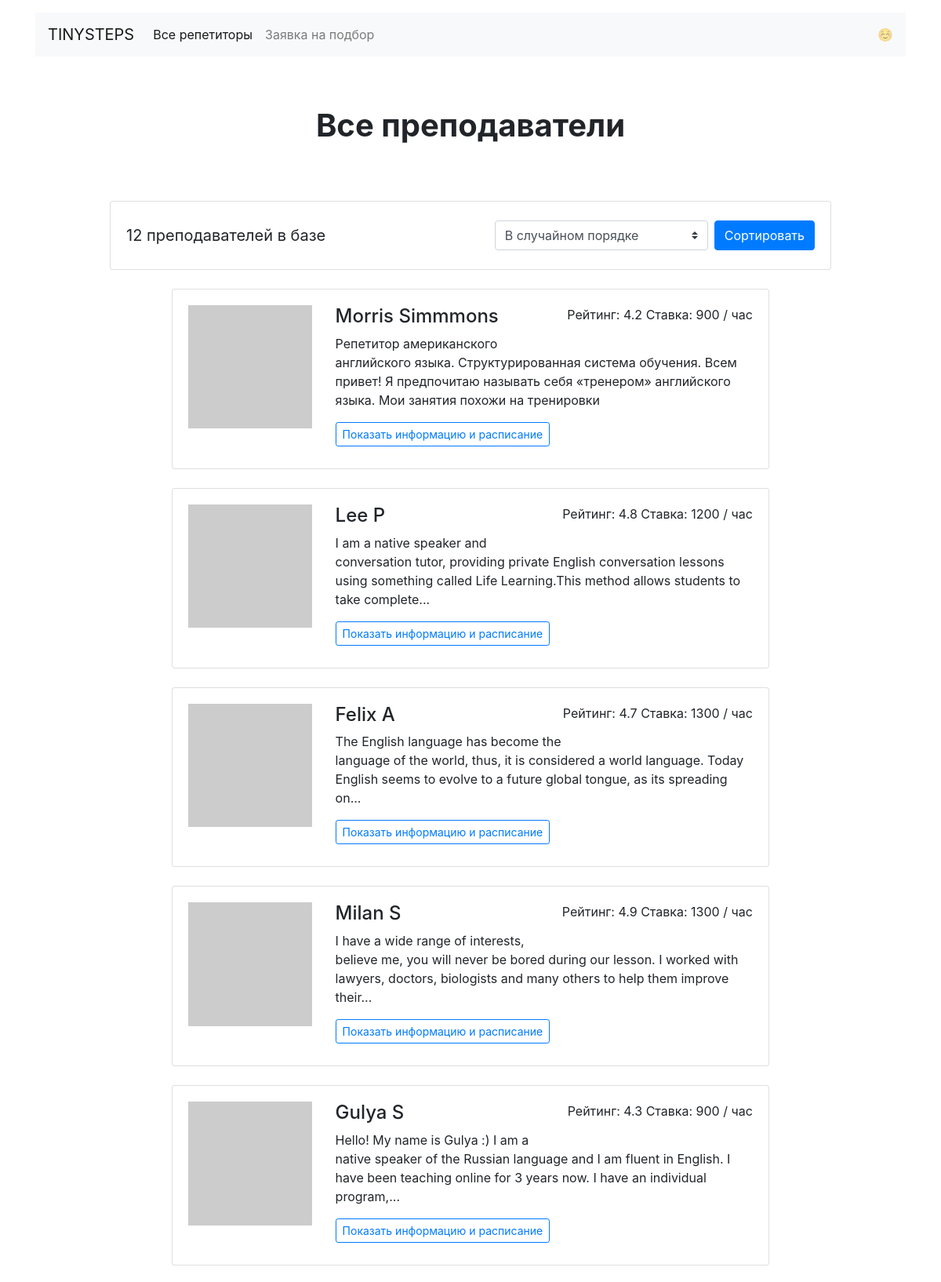
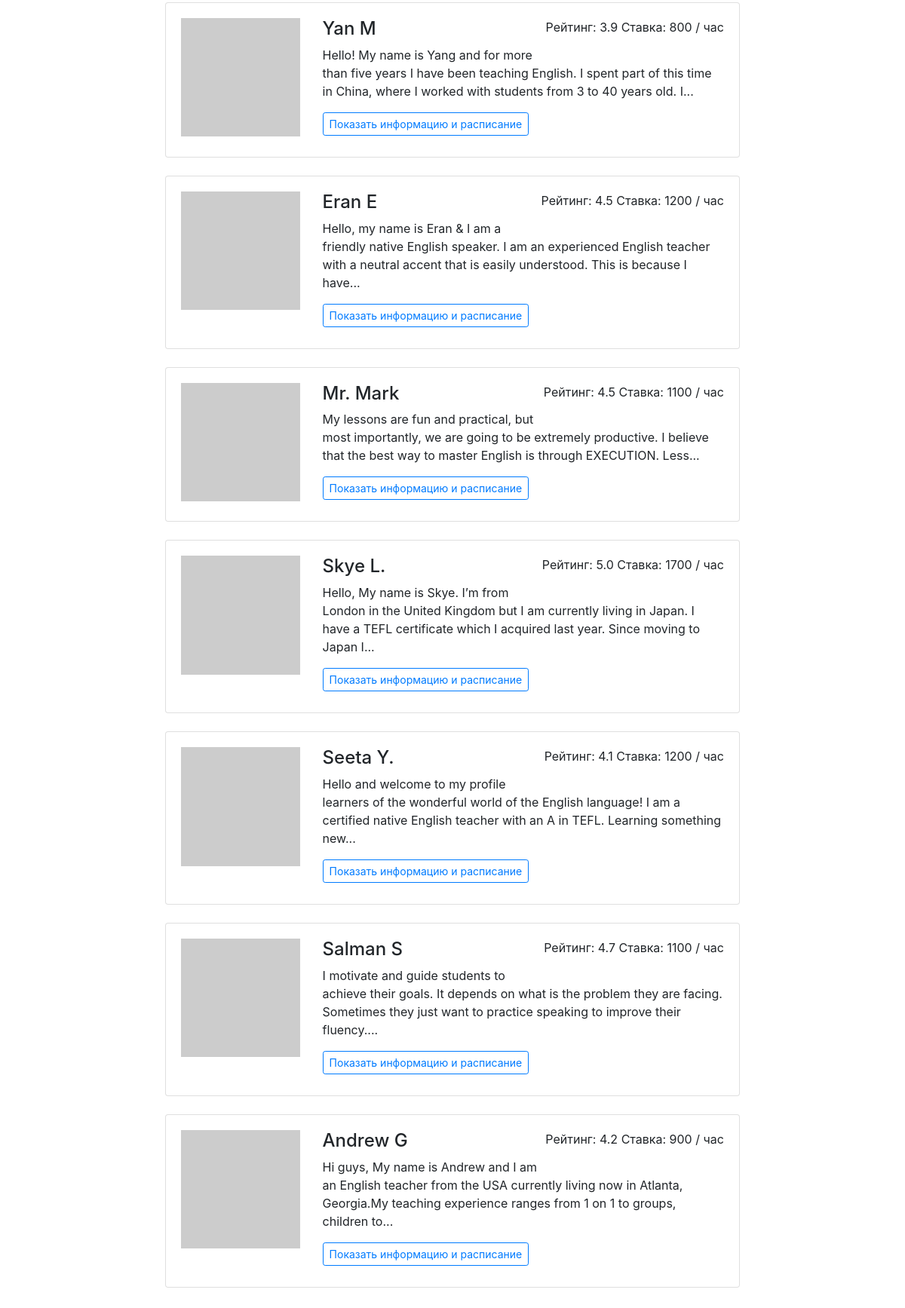
Page /all/ on the committed database (2 pictures, top to bottom).
### app.py (models this page shows)
class Teacher(db.Model):
    __tablename__ = 'teachers'
    id = db.Column(db.Integer, primary_key=True)
    name = db.Column(db.String(100))
    about = db.Column(db.Text)
    rating = db.Column(db.Float)
    picture = db.Column(db.String(100))
    price = db.Column(db.Integer)
    free = db.Column(db.UnicodeText)
    booking = db.relationship("Booking", back_populates = 'teacher')
    goals = db.relationship("Goal", secondary=teachers_goals_association, back_populates="teachers")

### app.py (the view)
@app.route('/all/', methods=['GET', 'POST'])
@csrf.exempt
def all():
    goals = Goal.query.all()
    teachers = Teacher.query.all()
    form = SortForm()
    if request.method == "POST":
        return render_template('all.html', goals=goals, teachers=teachers, form=form,
                               sorting=request.form["sort_order"])
    else:
        return render_template('all.html', goals=goals, teachers=teachers, form=form, sorting="randomly")

### app.py
class SortForm(FlaskForm):
    sort_order = SelectField(choices=[("randomly", "В случайном порядке"), ("best", "Сначала лучшие по рейтингу"),
                                      ("expensive", "Сначала дорогие"), ("cheap", "Сначала недорогие")])
    submit = SubmitField("Сортировать")

### templates/all.html
{% extends 'base.html' %}
{% block container %}
    <h1 class="h1 text-center w-50 mx-auto mt-1 py-5 mb-4"><strong>Все преподаватели</strong></h1>
      <div class="row">
      <div class="col-12 col-lg-10 offset-lg-1 m-auto">
        <div class="card mb-4">
          <div class="card-body align-right">
            <p class="lead float-left d-inline-block mt-2 mb-0"><strong>{{ teachers|length }} преподавателей в базе</strong></p>
            <form class="float-right d-inline-block" method="POST">
              <div class="form-inline">
                {{ form.sort_order(class="custom-select my-1 mr-2",id="inlineFormCustomSelectPref") }}
                {{ form.submit(class="btn btn-primary my-1") }}
              </div>
            </form>
          </div>
        </div>
          {% if sorting == "randomly" %}
            {% set sorted_teachers = teachers %}
        {% elif sorting == "best" %}
            {% set sorted_teachers = teachers|sort(attribute='rating', reverse=True) %}
        {% elif sorting == "expensive" %}
            {% set sorted_teachers = teachers|sort(attribute='price', reverse=True) %}
        {% elif sorting == "cheap" %}
            {% set sorted_teachers = teachers|sort(attribute='price') %}
        {% endif %}
        <div class="row">
            <div class="col-12 col-lg-10 offset-lg-1 m-auto">
                {% for t in sorted_teachers  %}
                    <div class="card mb-4">
                        {% include 'profile_card.html' %}
                    </div>
                {% endfor %}
            </div>
        </div>
      </div>
    </div>
{% endblock %}

### templates/profile_card.html
<div class="card-body">
    <div class="row">
        <div class="col-3"><img src="{{ t.picture }}" class="img-fluid" alt=""></div>
        <div class="col-9">
            <p class="float-right">Рейтинг: {{ t.rating }} Ставка: {{ t.price }} / час</p>
            <h2 class="h4">{{ t.name }}</h2>
            <p>{{ t.about|truncate(180) }}</p>
            <a href="{{ url_for('render_profiles_item', teacher_id= t.id) }}"
               class="btn btn-outline-primary btn-sm mr-3 mb-2">Показать информацию и расписание</a>
        </div>
    </div>
</div>

### rows in the picture
Teacher: rating "4.2", price "900", name "Morris Simmmons", about "Репетитор американского английского языка. Структурированная система обучения. Всем привет! Я предпочитаю называть себя «тренером» английского языка. Мои занятия похожи на тренировки"
Teacher: rating "4.8", price "1200", name "Lee P", about "I am a native speaker and conversation tutor, providing private English conversation lessons using something called Life Learning.This method allows students to take complete..."
Teacher: rating "4.7", price "1300", name "Felix A", about "The English language has become the language of the world, thus, it is considered a world language. Today English seems to evolve to a future global tongue, as its spreading on..."
Teacher: rating "4.9", price "1300", name "Milan S", about "I have a wide range of interests, believe me, you will never be bored during our lesson. I worked with lawyers, doctors, biologists and many others to help them improve their..."
Teacher: rating "4.3", price "900", name "Gulya S", about "Hello! My name is Gulya :) I am a native speaker of the Russian language and I am fluent in English. I have been teaching online for 3 years now. I have an individual program,..."
Teacher: rating "3.9", price "800", name "Yan M", about "Hello! My name is Yang and for more than five years I have been teaching English. I spent part of this time in China, where I worked with students from 3 to 40 years old. I..."
Teacher: rating "4.5", price "1200", name "Eran E", about "Hello, my name is Eran & I am a friendly native English speaker. I am an experienced English teacher with a neutral accent that is easily understood. This is because I have..."
Teacher: rating "4.5", price "1100", name "Mr. Mark", about "My lessons are fun and practical, but most importantly, we are going to be extremely productive. I believe that the best way to master English is through EXECUTION. Less..."
Teacher: rating "5.0", price "1700", name "Skye L.", about "Hello, My name is Skye. I’m from London in the United Kingdom but I am currently living in Japan. I have a TEFL certificate which I acquired last year. Since moving to Japan I..."
Teacher: rating "4.1", price "1200", name "Seeta Y.", about "Hello and welcome to my profile learners of the wonderful world of the English language! I am a certified native English teacher with an A in TEFL. Learning something new..."
Teacher: rating "4.7", price "1100", name "Salman S", about "I motivate and guide students to achieve their goals. It depends on what is the problem they are facing. Sometimes they just want to practice speaking to improve their fluency...."
Teacher: rating "4.2", price "900", name "Andrew G", about "Hi guys, My name is Andrew and I am an English teacher from the USA currently living now in Atlanta, Georgia.My teaching experience ranges from 1 on 1 to groups, children to..."

### other values in the picture
{{ teachers|length }} "12"
